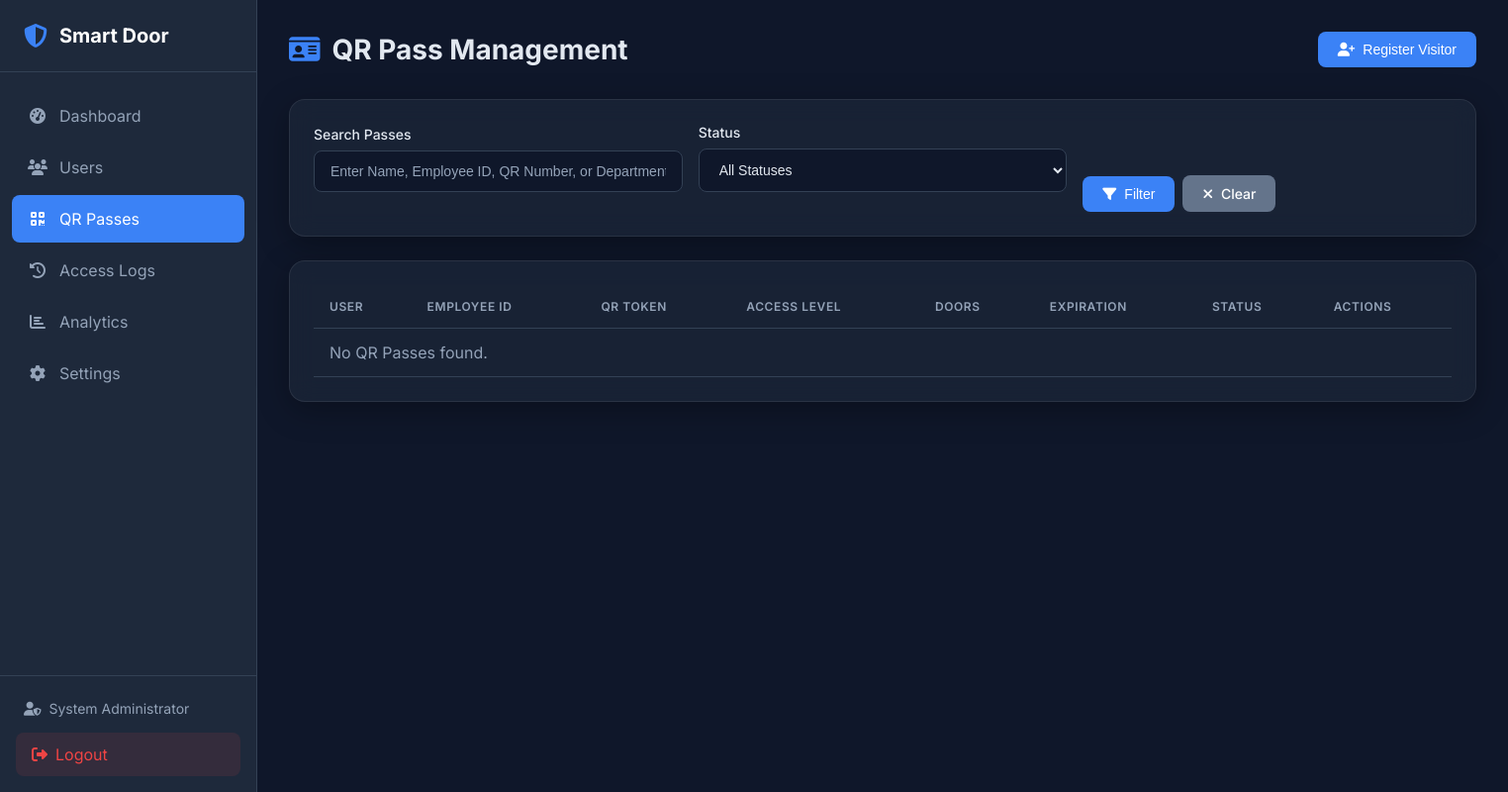
The app's page /admin/qr/passes (signed in), older data.
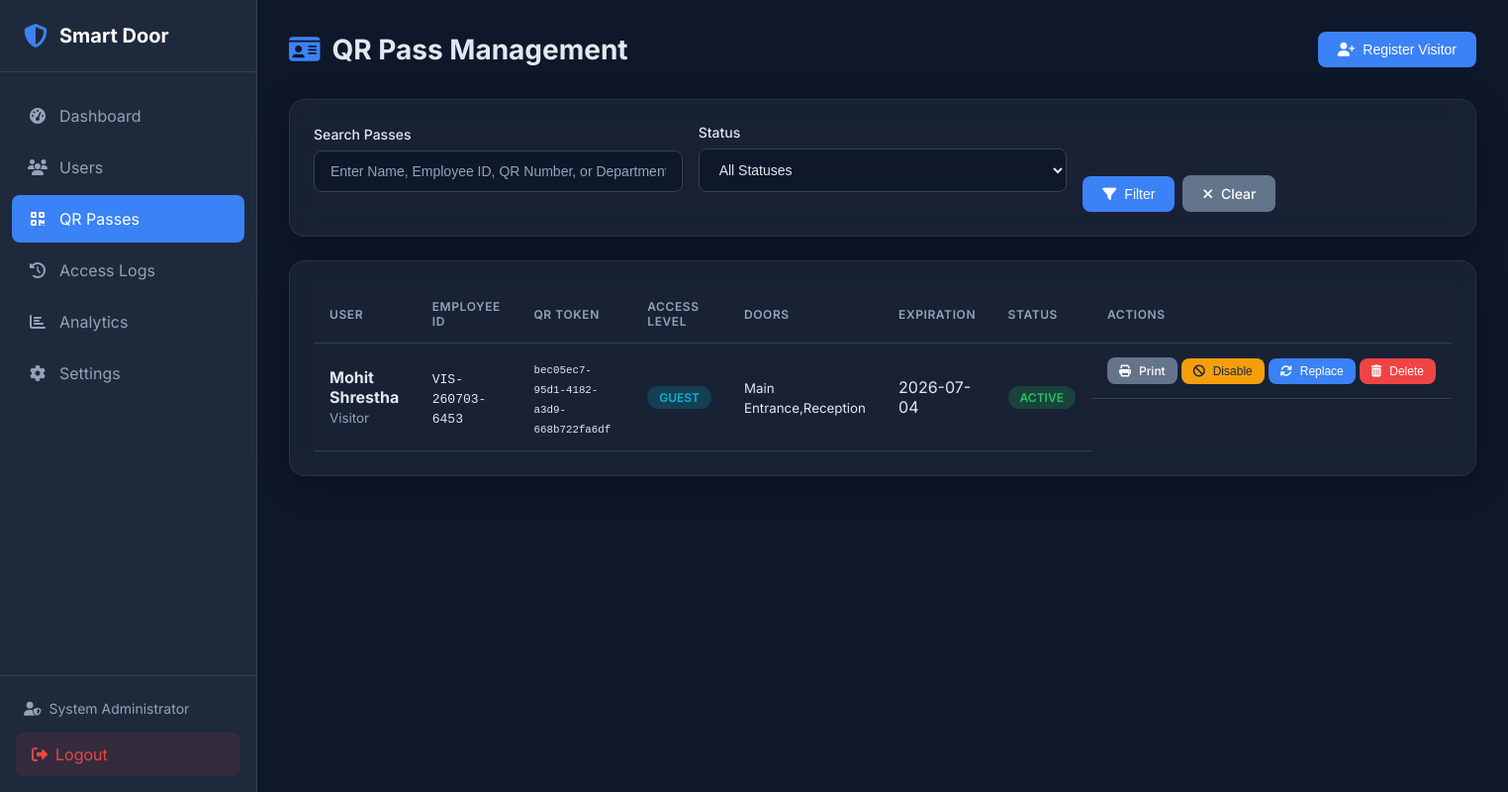
The same page, newer data.
### tables this page shows
CREATE TABLE qr_passes (
    id INTEGER PRIMARY KEY AUTOINCREMENT,
    user_id INTEGER NOT NULL,
    qr_token VARCHAR(255) UNIQUE NOT NULL,
    status VARCHAR(20) DEFAULT 'Active', -- 'Active', 'Disabled', 'Expired', 'Revoked', 'Lost', 'Replaced'
    issue_date DATETIME DEFAULT CURRENT_TIMESTAMP,
    expiration_date DATETIME NULL,
    access_level VARCHAR(50) DEFAULT 'Normal',
    allowed_doors TEXT DEFAULT 'Main Entrance',
    access_schedule TEXT, -- JSON schedule, e.g. {"days": [1,2,3,4,5], "start_time": "09:00", "end_time": "18:00"}
    created_at DATETIME DEFAULT CURRENT_TIMESTAMP,
    updated_at DATETIME DEFAULT CURRENT_TIMESTAMP,
    FOREIGN KEY (user_id) REFERENCES users(id) ON DELETE CASCADE
);

CREATE TABLE users (
    id INTEGER PRIMARY KEY AUTOINCREMENT,
    employee_id VARCHAR(50) UNIQUE NOT NULL,
    first_name VARCHAR(50) NOT NULL,
    last_name VARCHAR(50) NOT NULL,
    email VARCHAR(100) UNIQUE,
    phone VARCHAR(20),
    department VARCHAR(100),
    designation VARCHAR(100),
    is_active BOOLEAN DEFAULT 1,
    face_enrolled BOOLEAN DEFAULT 0,
    fingerprint_enrolled BOOLEAN DEFAULT 0,
    created_at DATETIME DEFAULT CURRENT_TIMESTAMP,
    updated_at DATETIME DEFAULT CURRENT_TIMESTAMP,
    created_by INTEGER, user_type VARCHAR(50) DEFAULT 'Employee', access_level VARCHAR(50) DEFAULT 'Normal', allowed_doors TEXT DEFAULT 'Main Entrance', status VARCHAR(20) DEFAULT 'Active', expiration_date DATETIME NULL,
    FOREIGN KEY (created_by) REFERENCES admin(id)
);

### web/routes/qr_routes.py (the view)
@qr_bp.route('/admin/qr/passes')
@login_required
def list_passes():
    search = request.args.get('search', '').strip()
    status = request.args.get('status', '').strip()
    page = int(request.args.get('page', 1))
    per_page = 20
    passes = qr_repo.get_all_passes(
        limit=per_page,
        offset=(page - 1) * per_page,
        search=search,
        status=status
    )
    return render_template(
        'qr/list.html',
        passes=passes,
        page=page,
        search=search,
        status_filter=status
    )

### database/db_manager.py (called while the page is built, shortened)
    def _get_connection(self) -> sqlite3.Connection:
        return self._local.connection

    def execute(self, query: str, params: tuple = ()) -> sqlite3.Cursor:
        conn = self._get_connection()
        cursor = conn.cursor()
        cursor.execute(query, params)
        return cursor

### web/routes/qr_routes.py (called while the page is built)
def login_required(f):
    @wraps(f)
    def decorated_function(*args, **kwargs):
        if 'admin_id' not in session:
            flash('Please log in to access this page.', 'warning')
            return redirect(url_for('login'))
        return f(*args, **kwargs)
    return decorated_function

### web/templates/qr/list.html (shortened to what this page needs)
{% extends "base.html" %}
{% block extra_css %}
<link rel="stylesheet" href="{{ url_for('static', filename='css/qr.css') }}">
{% endblock %}
{% block content %}
<div class="page-header">
    <h1><i class="fas fa-id-card"></i> QR Pass Management</h1>
    <button class="btn btn-primary" onclick="document.getElementById('add-visitor-modal').style.display='flex'">
        <i class="fas fa-user-plus"></i> Register Visitor
    </button>
</div>
<div class="qr-glass-card">
    <form method="GET" class="filter-form">
        <div class="form-row">
            <div class="form-group" style="flex: 2;">
                <label for="search">Search Passes</label>
                <input type="text" id="search" name="search" value="{{ search or '' }}"
                       placeholder="Enter Name, Employee ID, QR Number, or Department...">
            </div>
            <div class="form-group">
                <label for="status">Status</label>
                <select id="status" name="status">
                    <option value="">All Statuses</option>
                </select>
            </div>
            <div class="form-group" style="display: flex; align-items: flex-end; gap: 0.5rem; margin-bottom: 0;">
                <button type="submit" class="btn btn-primary">
                    <i class="fas fa-filter"></i> Filter
                </button>
                <a href="{{ url_for('qr.list_passes') }}" class="btn btn-secondary">
                    <i class="fas fa-times"></i> Clear
                </a>
            </div>
        </div>
    </form>
</div>
<div class="qr-glass-card">
    <div class="table-responsive">
        <table class="table">
            <thead>
                <tr>
                    <th>User</th>
                    <th>Employee ID</th>
                    <th>QR Token</th>
                    <th>Access Level</th>
                    <th>Doors</th>
                    <th>Expiration</th>
                    <th>Status</th>
                    <th>Actions</th>
                </tr>
            </thead>
            <tbody>
                {% if passes %}
                    {% for p in passes %}
                    <tr>
                        <td><strong>{{ p.first_name }} {{ p.last_name }}</strong><br><small class="text-muted">{{ p.department or '-' }}</small></td>
                        <td><code>{{ p.employee_id }}</code></td>
                        <td><small><code>{{ p.qr_token }}</code></small></td>
                        <td><span class="badge badge-info">{{ p.access_level }}</span></td>
                        <td><small>{{ p.allowed_doors }}</small></td>
                        <td>
                            {% if p.expiration_date %}
                                {{ p.expiration_date.split(' ')[0] }}
                            {% else %}
                                <span class="text-muted">Lifetime</span>
                            {% endif %}
                        </td>
                        <td>
                            {% if p.status == 'Active' %}
                                <span class="badge badge-success">Active</span>
                            {% elif p.status == 'Disabled' %}
                                <span class="badge badge-warning">Disabled</span>
                            {% elif p.status == 'Expired' %}
                                <span class="badge badge-expired">Expired</span>
                            {% elif p.status == 'Revoked' %}
                                <span class="badge badge-revoked">Revoked</span>
                            {% elif p.status == 'Lost' %}
                                <span class="badge badge-lost">Lost</span>
                            {% else %}
                                <span class="badge badge-replaced">Replaced</span>
                            {% endif %}
                        </td>
                        <td class="actions">
                            <a href="{{ url_for('qr.print_pass', pass_id=p.id) }}" class="btn btn-sm btn-secondary" title="Print Card" target="_blank">
                                <i class="fas fa-print"></i> Print
                            </a>
                            {% if p.status == 'Active' %}
                            <form method="POST" action="{{ url_for('qr.toggle_pass_status', pass_id=p.id) }}" style="display: inline;">
                                <button type="submit" class="btn btn-sm btn-warning" title="Disable Pass">
                                    <i class="fas fa-ban"></i> Disable
                                </button>
                            </form>
                            {% elif p.status == 'Disabled' %}
                            <form method="POST" action="{{ url_for('qr.toggle_pass_status', pass_id=p.id) }}" style="display: inline;">
                                <button type="submit" class="btn btn-sm btn-success" title="Enable Pass">
                                    <i class="fas fa-check"></i> Enable
                                </button>
                            </form>
                            {% endif %}
                            <form method="POST" action="{{ url_for('qr.regenerate_pass', user_id=p.user_id) }}" style="display: inline;"
                                  onsubmit="return confirm('Regenerating will immediately revoke this card and issue a new secure UUID token. Proceed?');">
                                <button type="submit" class="btn btn-sm btn-primary" title="Regenerate/Replace">
                                    <i class="fas fa-sync"></i> Replace
                                </button>
                            </form>
                            <form method="POST" action="{{ url_for('qr.delete_pass', pass_id=p.id) }}" style="display: inline;"
                                  onsubmit="return confirm('Are you sure you want to permanently delete this QR Pass and its visitor record?');">
                                <button type="submit" class="btn btn-sm btn-danger" title="Delete Pass">
                                    <i class="fas fa-trash-alt"></i> Delete
                                </button>
                            </form>
                        </td>
                    </tr>
                    {% endfor %}
                {% else %}
                <tr>
                    <td colspan="8" class="text-center text-muted">No QR Passes found.</td>
                </tr>
                {% endif %}
            </tbody>
        </table>
    </div>
</div>
{% endblock %}

### web/templates/base.html (shortened to what this page needs)
<!DOCTYPE html>
<html lang="en">
<head>
    <link rel="stylesheet" href="{{ url_for('static', filename='css/style.css') }}">
    <link rel="stylesheet" href="https://cdnjs.cloudflare.com/ajax/libs/font-awesome/6.4.0/css/all.min.css">
    {% block extra_css %}{% endblock %}
</head>
<body>
    {% if session.get('admin_id') %}
    <nav class="sidebar">
        <div class="sidebar-header">
            <i class="fas fa-shield-alt"></i>
            <span>Smart Door</span>
        </div>
        <ul class="nav-menu">
            <li class="nav-item">
                <a href="{{ url_for('dashboard') }}" class="nav-link {% if request.endpoint == 'dashboard' %}active{% endif %}">
                    <i class="fas fa-tachometer-alt"></i>
                    <span>Dashboard</span>
                </a>
            </li>
            <li class="nav-item">
                <a href="{{ url_for('users') }}" class="nav-link {% if request.endpoint and 'user' in request.endpoint %}active{% endif %}">
                    <i class="fas fa-users"></i>
                    <span>Users</span>
                </a>
            </li>
            <li class="nav-item">
                <a href="{{ url_for('qr.dashboard') }}" class="nav-link {% if request.endpoint and 'qr.' in request.endpoint %}active{% endif %}">
                    <i class="fas fa-qrcode"></i>
                    <span>QR Passes</span>
                </a>
            </li>
            <li class="nav-item">
                <a href="{{ url_for('logs') }}" class="nav-link {% if request.endpoint == 'logs' %}active{% endif %}">
                    <i class="fas fa-history"></i>
                    <span>Access Logs</span>
                </a>
            </li>
            <li class="nav-item">
                <a href="{{ url_for('analytics') }}" class="nav-link {% if request.endpoint == 'analytics' %}active{% endif %}">
                    <i class="fas fa-chart-bar"></i>
                    <span>Analytics</span>
                </a>
            </li>
            <li class="nav-item">
                <a href="{{ url_for('settings') }}" class="nav-link {% if request.endpoint == 'settings' %}active{% endif %}">
                    <i class="fas fa-cog"></i>
                    <span>Settings</span>
                </a>
            </li>
        </ul>
        <div class="sidebar-footer">
            <div class="admin-info">
                <i class="fas fa-user-shield"></i>
                <span>{{ session.get('admin_name', 'Admin') }}</span>
            </div>
            <a href="{{ url_for('logout') }}" class="logout-btn">
                <i class="fas fa-sign-out-alt"></i>
                <span>Logout</span>
            </a>
        </div>
    </nav>
    {% endif %}
    <main class="main-content {% if not session.get('admin_id') %}full-width{% endif %}">
        {% block content %}{% endblock %}
    </main>
</body>
</html>

### web/static/css/style.css (style rules this page uses)
:root { --primary: #3b82f6; --primary-dark: #2563eb; --secondary: #64748b; --success: #22c55e; --danger: #ef4444; --warning: #f59e0b; --info: #06b6d4; --dark: #1e293b; --darker: #0f172a; --light: #f1f5f9; --white: #ffffff; --border: #334155; --text: #e2e8f0; --text-muted: #94a3b8; --sidebar-width: 260px; }
* { margin: 0; padding: 0; box-sizing: border-box; }
body { font-family: 'Inter', -apple-system, BlinkMacSystemFont, sans-serif; background-color: var(--darker); color: var(--text); min-height: 100vh; display: flex; }
a { text-decoration: none; color: inherit; }
.sidebar { width: var(--sidebar-width); height: 100vh; background: var(--dark); position: fixed; left: 0; top: 0; display: flex; flex-direction: column; border-right: 1px solid var(--border); }
.sidebar-header { padding: 1.5rem; display: flex; align-items: center; gap: 0.75rem; border-bottom: 1px solid var(--border); }
.sidebar-header i { font-size: 1.5rem; color: var(--primary); }
.sidebar-header span { font-size: 1.25rem; font-weight: 700; color: var(--white); }
.nav-menu { list-style: none; padding: 1rem 0; flex: 1; }
.nav-item { margin: 0.25rem 0.75rem; }
.nav-link { display: flex; align-items: center; gap: 0.75rem; padding: 0.875rem 1rem; border-radius: 0.5rem; transition: all 0.2s; color: var(--text-muted); }
.nav-link.active { background: var(--primary); color: var(--white); }
.nav-link i { width: 1.25rem; text-align: center; }
.sidebar-footer { padding: 1rem; border-top: 1px solid var(--border); }
.admin-info { display: flex; align-items: center; gap: 0.5rem; padding: 0.5rem; font-size: 0.875rem; color: var(--text-muted); margin-bottom: 0.5rem; }
.logout-btn { display: flex; align-items: center; gap: 0.5rem; padding: 0.75rem 1rem; background: rgba(239, 68, 68, 0.1); color: var(--danger); border-radius: 0.5rem; transition: all 0.2s; }
.main-content { flex: 1; margin-left: var(--sidebar-width); padding: 2rem; min-height: 100vh; }
.page-header { display: flex; justify-content: space-between; align-items: center; margin-bottom: 2rem; }
.page-header h1 { font-size: 1.75rem; font-weight: 700; display: flex; align-items: center; gap: 0.75rem; }
.page-header h1 i { color: var(--primary); }
.table { width: 100%; border-collapse: collapse; }
.table th, .table td { padding: 0.875rem 1rem; text-align: left; border-bottom: 1px solid var(--border); }
.table th { font-weight: 600; color: var(--text-muted); font-size: 0.75rem; text-transform: uppercase; letter-spacing: 0.05em; }
.badge { display: inline-block; padding: 0.25rem 0.75rem; border-radius: 9999px; font-size: 0.75rem; font-weight: 600; text-transform: uppercase; }
.badge-success { background: rgba(34, 197, 94, 0.2); color: var(--success); }
.badge-info { background: rgba(6, 182, 212, 0.2); color: var(--info); }
.btn { display: inline-flex; align-items: center; gap: 0.5rem; padding: 0.625rem 1.25rem; border-radius: 0.5rem; font-weight: 500; font-size: 0.875rem; border: none; cursor: pointer; transition: all 0.2s; }
.btn-sm { padding: 0.375rem 0.75rem; font-size: 0.75rem; }
.btn-primary { background: var(--primary); color: var(--white); }
.btn-secondary { background: var(--secondary); color: var(--white); }
.btn-danger { background: var(--danger); color: var(--white); }
.btn-warning { background: var(--warning); color: var(--dark); }
.form-group { margin-bottom: 1.25rem; }
.form-group label { display: flex; align-items: center; gap: 0.5rem; margin-bottom: 0.5rem; font-weight: 500; font-size: 0.875rem; color: var(--text); }
.form-group input, .form-group select, .form-group textarea { width: 100%; padding: 0.75rem 1rem; background: var(--darker); border: 1px solid var(--border); border-radius: 0.5rem; color: var(--text); font-size: 0.875rem; transition: all 0.2s; }
.form-group input::placeholder { color: var(--text-muted); }
.form-row { display: grid; grid-template-columns: repeat(auto-fit, minmax(200px, 1fr)); gap: 1rem; }
.text-muted { color: var(--text-muted); }
.actions { display: flex; gap: 0.25rem; align-items: center; }
.actions .btn { font-size: 0.75rem; padding: 0.375rem 0.75rem; }
.actions { display: flex; gap: 0.25rem; }
.filter-form .form-row { align-items: flex-end; }

Row changes from the older to the newer data that the page shows:
added qr_passes: first_name "Mohit", last_name "Shrestha", department "Visitor", employee_id "VIS-260703-6453", qr_token "bec05ec7-95d1-4182-a3d9-668b722fa6df", access_level "GUEST", allowed_doors "Main Entrance,Reception", expiration_date "2026-07-04", status "ACTIVE"
Text that changed along with them:
text no longer shown: "No QR Passes found."
